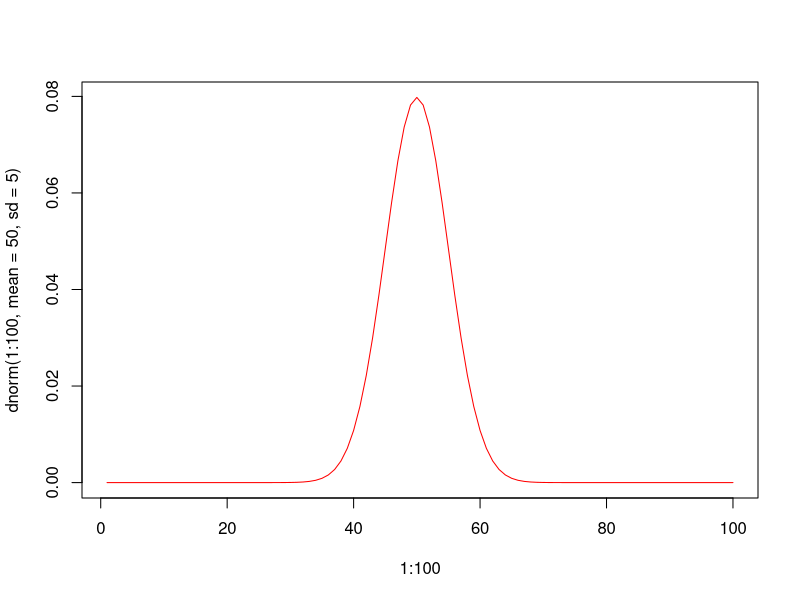
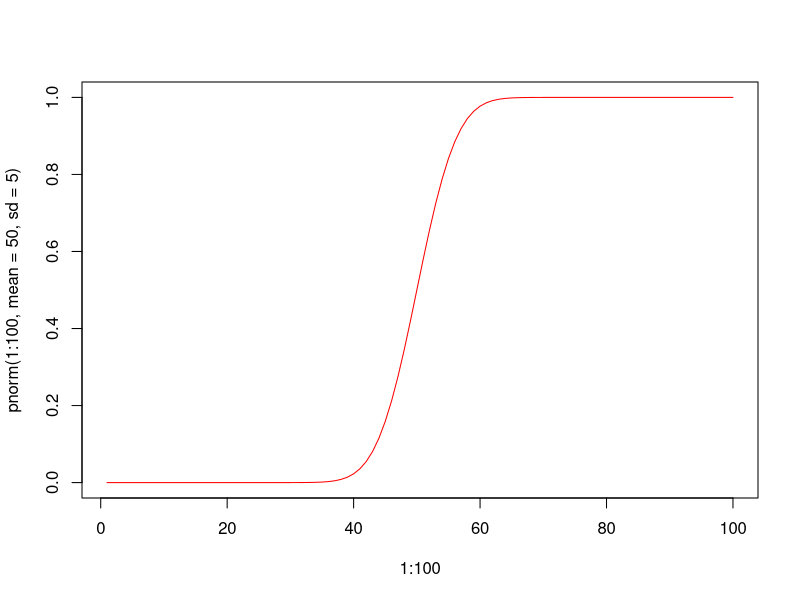
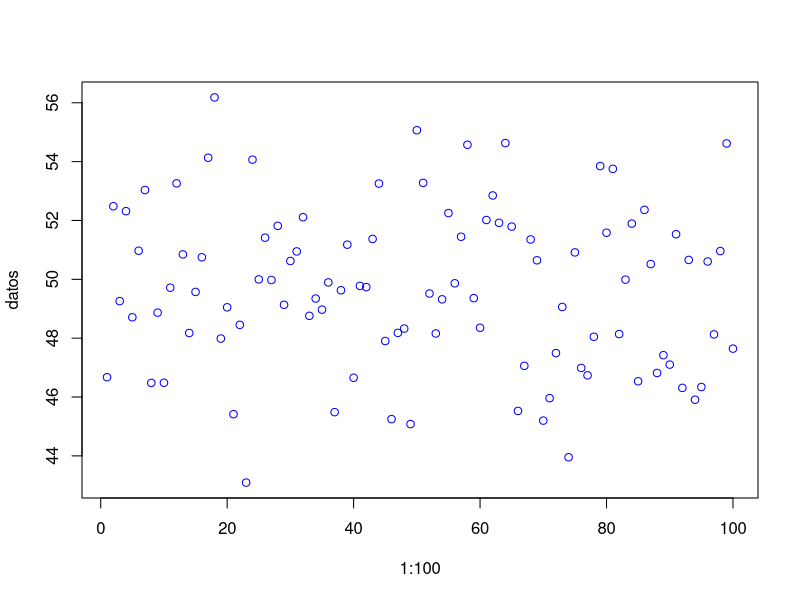
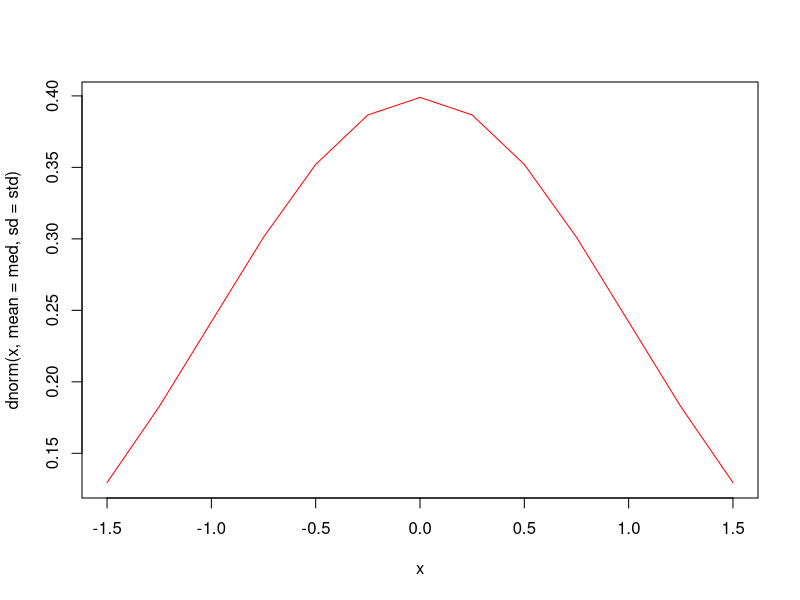
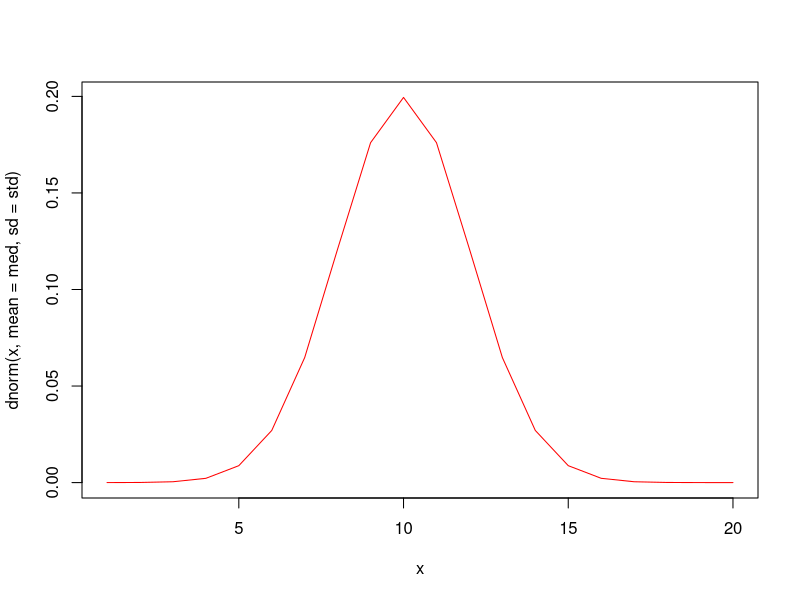

Recreate these plots in R, in order.
## ---- chunk 1

 #Calculamos la funcion de densidad con una media= 50 y una desviacion estandar de 5 puntos
dnorm(1:100, mean = 50, sd = 5 )
#EL grafico representa una distribucion normal, por que la media,mediana,moda estan en el pico de la Curva
plot(1:100,dnorm(1:100, mean = 50, sd = 5 ),type = "l",col="red") 
# Calculamos la funcion de distribucion acumulada con una media= 50 y una desviacion estandar de 5 puntos
pnorm(1:100, mean = 50, sd = 5)
#El grafico va sumando las probabilidades hasta llehgar a 1, que es la probabilidad total
plot(1:100,pnorm(1:100, mean = 50, sd = 5),type = "l",ylim=c(0,1),col="red")
#Calculamos el Cuartil 1(.25 de los datos)
qnorm(0.25, mean = 50, sd = 5, lower.tail = TRUE, log.p = FALSE)
#Generamos 100 valores aleatorios con media 50 y desviacion 3
rnorm(100, mean = 50, sd = 3) -> datos
datos
plot(1:100,datos,col="blue")

## ---- chunk 2
med= 0
std= 1
x=seq(from=-1.50,to=1.50,0.25)
x
dnorm(x,mean=med,sd=std)
pnorm(x,mean=med,sd=std)
qnorm(0.75, mean=med,sd=std, lower.tail = TRUE, log.p = FALSE)

#La probabilidad de que Z sea menor que 1.25 es = 0.8943502+  
plot(x,dnorm(x,mean=med,sd=std),type = "l",col="red")
## ---- chunk 3
med= 10
std= 2
x=seq(from=1,to=20,1)
dnorm(x,mean=med,sd=std)
pnorm(x,mean=med,sd=std)

#La probabilidad de que Z sea menor que 1.25 es = 0.8943502+  
plot(x,dnorm(x,mean=med,sd=std),type = "l",col="red")
